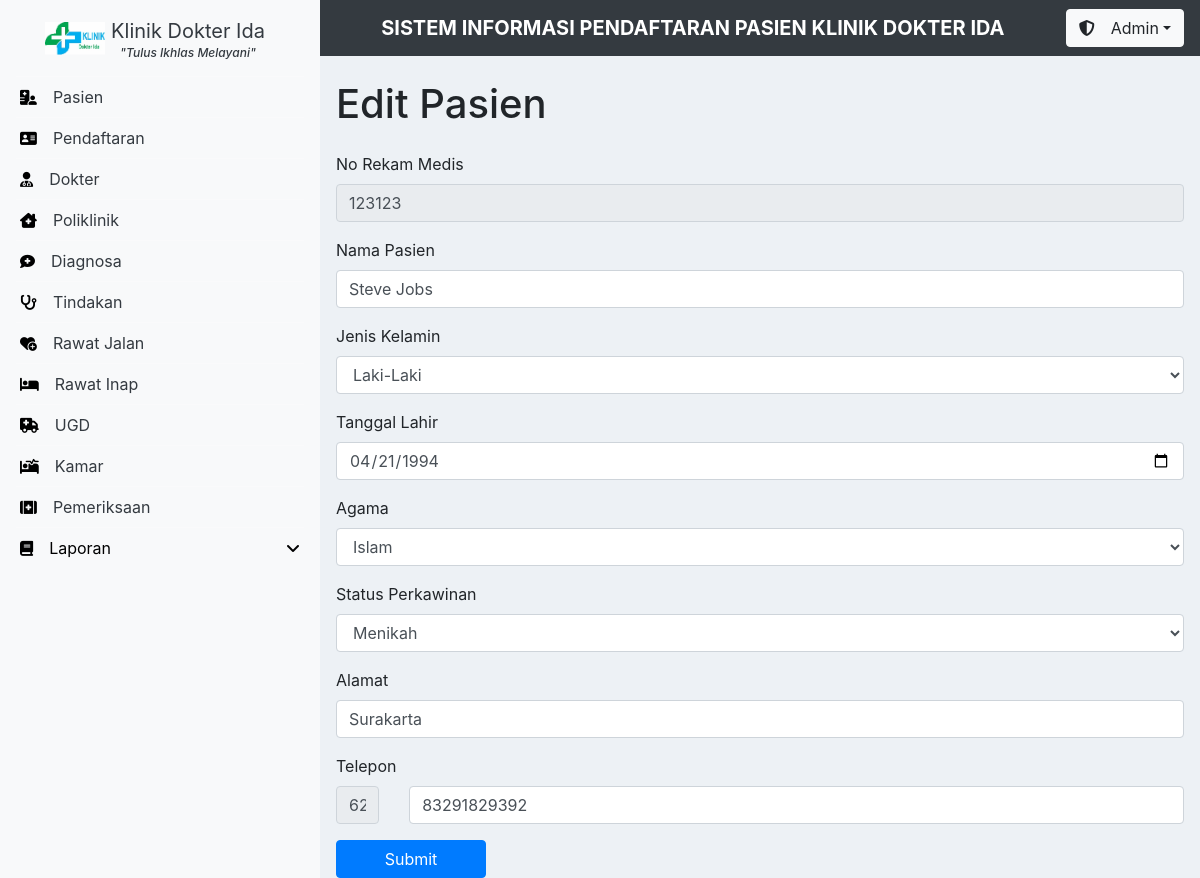
Page /dashboard.php?tab=editPasien&norm=123123 (signed in) on the committed database.
### tables this page shows
CREATE TABLE `pasien` (
  `no_rm` int(6) NOT NULL,
  `nama_pasien` varchar(36) NOT NULL,
  `jkel` varchar(1) NOT NULL,
  `tgl_lahir` date NOT NULL,
  `agama` enum('Islam','Hindu','Katolik','Kristen','Budha') NOT NULL,
  `status_perkawinan` enum('Belum Menikah','Menikah') NOT NULL,
  `alamat` varchar(55) NOT NULL,
  `telepon` bigint(15) NOT NULL,
  PRIMARY KEY (`no_rm`)
);

### functions.php (called while the page is built, shortened)
<?php
$conn = mysqli_connect('localhost', 'root', '', 'klinik-ida');
function query($query)
{
    global $conn;
    $result = mysqli_query($conn, $query);
    $rows = [];
    while ($row = mysqli_fetch_assoc($result)) {
        $rows[] = $row;
    }
    return $rows;
}

### editPasien.php (the view, shortened to what this page needs)
<?php
    $norm = $_GET['norm'];
    $pasien = query("select * from pasien where no_rm='$norm'")[0];
?>
<h1>Edit Pasien</h1>
<form action="" method="post" class="mt-4">
    <div class="form-group">
        <label for="norm">No Rekam Medis</label>
        <input type="number" class="form-control" name="norm" value="<?= $pasien['no_rm'] ?>" maxlength="6" required readonly>
    </div>
    <div class="form-group">
        <label for="nama_pasien">Nama Pasien</label>
        <input type="text" class="form-control" name="nama_pasien" value="<?= $pasien['nama_pasien'] ?>" maxlength='36' required>
    </div>
    <div class="form-group">
        <label for="nama_pasien">Jenis Kelamin</label>
        <select name="jenis_kelamin" class="form-control">
            <option value="L"
            <?php
                if($pasien['jkel'] == 'L'){
                    echo 'selected';
                }
            ?>>Laki-Laki</option>
        </select>
    </div>
    <div class="form-group">
        <label for="tanggal_lahir">Tanggal Lahir</label>
        <input type="date" class="form-control" name="tanggal_lahir" value="<?= $pasien['tgl_lahir'] ?>" required>
    </div>
    <div class="form-group">
        <label for="agama">Agama</label>
        <select name="agama" class="form-control">
            <option value="Islam"
            <?php
                if($pasien['agama'] == 'Islam'){
                    echo 'selected';
                }
            ?>>Islam</option>
        </select>
    </div>
    <div class="form-group">
        <label for="status">Status Perkawinan</label>
        <select name="status" class="form-control">
            <option value="Menikah"
            <?php
                if($pasien['status_perkawinan'] == 'Menikah'){
                    echo 'selected';
                }
            ?>>Menikah</option>
        </select>
    </div>
    <div class="form-group">
        <label for="alamat">Alamat</label>
        <input type="text" class="form-control" name="alamat" value="<?= $pasien['alamat'] ?>" maxlength='55' required>
    </div>
    <div class="form-group">
        <label for="telepon">Telepon</label>
        <div class="row">
            <div class="col-1">
                <input type="text" class="form-control" value="62" readonly>
            </div>
            <div class="col">
                <?php
                    $telp = substr($pasien['telepon'],2);
                ?>
                <input type="number" class="form-control" name="telepon" placeholder="8123456789" value="<?= $telp ?>" maxlength='13' required>
            </div>
        </div>
    </div>
    <button type="submit" name="submit" class="btn btn-primary" style="width:150px">Submit</button>
</form>

### css/style.css (style rules this page uses)
* { padding: 0; margin: 0; }

### rows in the picture
pasien: norm "123123", nama_pasien "Steve Jobs", jenis_kelamin "Laki-Laki", tanggal_lahir "04/21/1994", agama "Islam", status "Menikah", alamat "Surakarta", telepon "83291829392"
